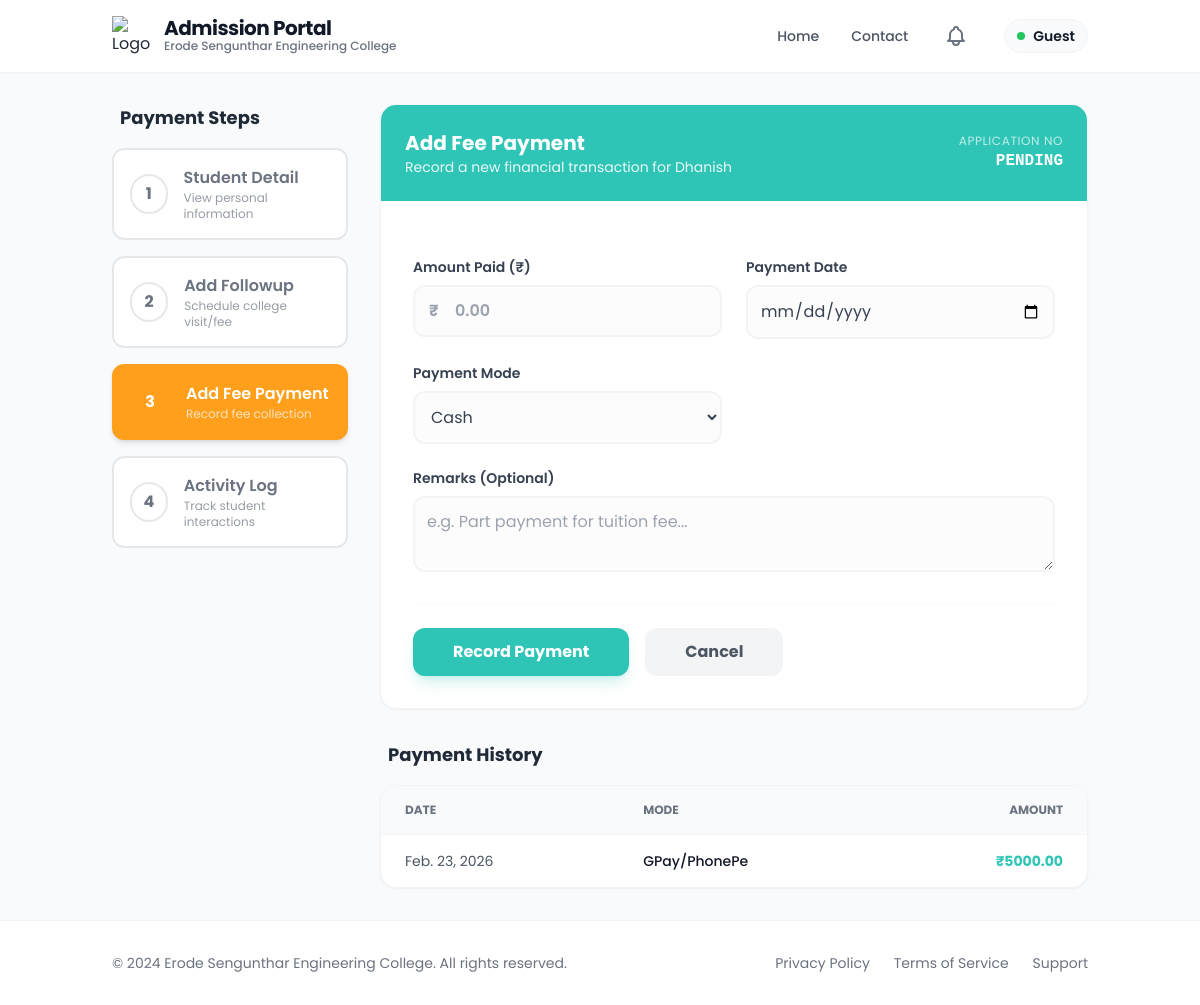
Page /fees/add/1/ on the committed database.
### admission_form/models.py (models this page shows, shortened)
class Admission(models.Model):
    ADMISSION_STATUS_CHOICES = (
        ('enquired', 'Enquired'),
        ('admitted', 'Admitted'),
        ('discontinued', 'Discontinued'),
        ('left', 'Left'),
    )
    admission_status = models.CharField(max_length=20, choices=ADMISSION_STATUS_CHOICES, default='enquired', db_index=True)
    application_number = models.CharField(max_length=100, blank=True, null=True)
    application_date = models.DateField(blank=True, null=True)
    admission_date = models.DateField(blank=True, null=True)
    allotment_number = models.CharField(max_length=100, blank=True, null=True)
    portal_status = models.CharField(max_length=50, blank=True, null=True)
    quota = models.CharField(max_length=50, blank=True, null=True)
    roll_number = models.CharField(max_length=100, blank=True, null=True)
    unique_id = models.CharField(max_length=100, blank=True, null=True)
    umis_number = models.CharField(max_length=100, blank=True, null=True)
    level = models.CharField(max_length=10, blank=True, null=True, db_index=True)
    course = models.CharField(max_length=100, blank=True, null=True)
    branch = models.CharField(max_length=100, blank=True, null=True)
    department_preferences = models.JSONField(default=dict, blank=True, null=True)
    pg_dept = models.CharField(max_length=255, blank=True, null=True)
    is_fg = models.BooleanField(default=False, blank=True, null=True)
    fg_number = models.CharField(max_length=100, blank=True, null=True)
    pmss = models.BooleanField(default=False, blank=True, null=True)
    seven_five = models.BooleanField(default=False, blank=True, null=True)
    student_name = models.CharField(max_length=255, blank=True, null=True)
    dob = models.DateField(blank=True, null=True)
    gender = models.CharField(max_length=10, blank=True, null=True)
    community = models.CharField(max_length=50, blank=True, null=True, db_index=True)
    caste = models.CharField(max_length=100, blank=True, null=True)
    region = models.CharField(max_length=100, blank=True, null=True)
    aadhaar_number = models.CharField(max_length=12, blank=True, null=True)
    father_name = models.CharField(max_length=255, blank=True, null=True)
    mother_name = models.CharField(max_length=255, blank=True, null=True)
    guardian_name = models.CharField(max_length=255, blank=True, null=True)
    father_mobile = models.CharField(max_length=15, blank=True, null=True)
    mother_mobile = models.CharField(max_length=15, blank=True, null=True)
    guardian_mobile = models.CharField(max_length=15, blank=True, null=True)
    email = models.EmailField(blank=True, null=True)
    student_mobile = models.CharField(max_length=15, blank=True, null=True)
    address = models.TextField(blank=True, null=True)
    pincode = models.CharField(max_length=10, blank=True, null=True)
    district = models.CharField(max_length=100, blank=True, null=True, db_index=True)
    state = models.CharField(max_length=100, blank=True, null=True, db_index=True)
    country = models.CharField(max_length=100, blank=True, null=True, db_index=True)
    qualification = models.CharField(max_length=10, blank=True, null=True)
    tenth_total = models.CharField(max_length=50, blank=True, null=True)
    tenth_percentage = models.CharField(max_length=50, blank=True, null=True)
    twelfth_total = models.CharField(max_length=50, blank=True, null=True)
    twelfth_percentage = models.CharField(max_length=50, blank=True, null=True)
    twelfth_major = models.CharField(max_length=255, blank=True, null=True)
    twelth_reg_no = models.CharField(max_length=50, blank=True, null=True)
    maths_marks = models.DecimalField(max_digits=5, decimal_places=2, blank=True, null=True)
    physics_marks = models.DecimalField(max_digits=5, decimal_places=2, blank=True, null=True)
    chemistry_marks = models.DecimalField(max_digits=5, decimal_places=2, blank=True, null=True)
    cutoff_marks = models.DecimalField(max_digits=5, decimal_places=2, blank=True, null=True, db_index=True)
    diploma_total = models.CharField(max_length=50, blank=True, null=True)
    diploma_percentage = models.CharField(max_length=50, blank=True, null=True)
    diploma_major = models.CharField(max_length=255, blank=True, null=True)
    board = models.CharField(max_length=50, blank=True, null=True, db_index=True)
    year_passing = models.IntegerField(blank=True, null=True)
    medium = models.CharField(max_length=50, blank=True, null=True)
    last_school = models.CharField(max_length=255, blank=True, null=True)
    vocational_stream = models.CharField(max_length=255, blank=True, null=True)
    skill_proof = models.FileField(upload_to=af_vocational_upload_path, blank=True, null=True)
    diploma_college = models.CharField(max_length=255, blank=True, null=True)
    diploma_year_passing = models.IntegerField(blank=True, null=True)
    college_address1 = models.CharField(max_length=500, blank=True, null=True)
    college_district = models.CharField(max_length=100, blank=True, null=True)
    college_state = models.CharField(max_length=100, blank=True, null=True)
    college_fee = models.DecimalField(max_digits=10, decimal_places=2, blank=True, null=True)
    hostel_fee = models.DecimalField(max_digits=10, decimal_places=2, blank=True, null=True)
    bus_fee = models.DecimalField(max_digits=10, decimal_places=2, blank=True, null=True)
    other_fee = models.DecimalField(max_digits=10, decimal_places=2, blank=True, null=True)
    paid_fee = models.DecimalField(max_digits=10, decimal_places=2, blank=True, null=True)
    concession_amount = models.DecimalField(max_digits=10, decimal_places=2, blank=True, null=True)
    unpaid_fee = models.DecimalField(max_digits=10, decimal_places=2, blank=True, null=True)
    transaction_id = models.CharField(max_length=50, blank=True, null=True)
    transaction_date = models.DateTimeField(blank=True, null=True)
    had_paid = models.BooleanField(default=False, blank=True, null=True)
    facility_type = models.CharField(max_length=20, blank=True, null=True)
    hostel_name = models.CharField(max_length=100, blank=True, null=True)
    boarding_point = models.CharField(max_length=100, blank=True, null=True)
    bus_needed = models.CharField(max_length=10, blank=True, null=True, db_index=True)
    bus_route = models.CharField(max_length=255, blank=True, null=True)
    hostel_needed = models.CharField(max_length=10, blank=True, null=True, db_index=True)
    hostel_type = models.CharField(max_length=100, blank=True, null=True)
    room_type = models.CharField(max_length=100, blank=True, null=True)
    mess_type = models.CharField(max_length=100, blank=True, null=True)
    hostel_fee_amount = models.DecimalField(max_digits=10, decimal_places=2, blank=True, null=True)
    account_holder_name = models.CharField(max_length=255, blank=True, null=True)
    account_number = models.CharField(max_length=30, blank=True, null=True)
    bank_name = models.CharField(max_length=100, blank=True, null=True)
    ifsc_code = models.CharField(max_length=15, blank=True, null=True)
    bank_branch = models.CharField(max_length=100, blank=True, null=True)
    seeding_status = models.CharField(max_length=50, blank=True, null=True)
    tc = models.FileField(upload_to=af_certificate_upload_path, blank=True, null=True)
    community_cert = models.FileField(upload_to=af_certificate_upload_path, blank=True, null=True)
    aadhaar = models.FileField(upload_to=af_certificate_upload_path, blank=True, null=True)
    tenth_marksheet = models.FileField(upload_to=af_certificate_upload_path, blank=True, null=True)
    twelfth_marksheet = models.FileField(upload_to=af_certificate_upload_path, blank=True, null=True)
    photo = models.FileField(upload_to=af_photo_upload_path, blank=True, null=True)
    created_at = models.DateTimeField(auto_now_add=True, db_index=True)
    class Meta:
        app_label = 'admission_form'

class FeePayment(models.Model):
    student = models.ForeignKey(
        Admission,
        on_delete=models.CASCADE,
        related_name='fee_payments'
    )
    amount = models.DecimalField(max_digits=10, decimal_places=2)
    payment_date = models.DateField()
    payment_mode = models.CharField(max_length=50)
    transaction_id = models.CharField(max_length=100, blank=True, null=True)
    remarks = models.TextField(blank=True, null=True)
    created_at = models.DateTimeField(auto_now_add=True)
    class Meta:
        app_label = 'admission_form'

### admission_form/followup.py (the view, shortened to what this page needs)
# urls.py: path('fees/add/<int:pk>/', followup.add_fee_payment, name='add_fee_payment'),
def add_fee_payment(request, pk):
    student = get_object_or_404(Admission, pk=pk)
    if not student.had_paid:
        student.had_paid = True
        student.save()
    return render(request, 'followup/add_fee_payment.html', {
        'student': student,
        'admission': student,
        'active_step': 'add_fee'
    })

### templates/followup/add_fee_payment.html (shortened to what this page needs)
{% extends 'followup/new_base.html' %}
{% block content %}
<div class="flex flex-col lg:flex-row gap-8">
    <div class="lg:w-1/4">
        <div class="sticky top-24">
            <h3 class="text-lg font-bold mb-4 text-gray-800 px-2">Payment Steps</h3>
            {% include 'followup/stepper.html' %}
        </div>
    </div>
    <div class="lg:w-3/4">
        <div class="bg-white rounded-2xl shadow-sm border border-gray-100 overflow-hidden">
            <div class="p-6 bg-dark text-white">
                <div class="flex justify-between items-center">
                    <div>
                        <h2 class="text-xl font-bold">Add Fee Payment</h2>
                        <p class="text-sm opacity-90">Record a new financial transaction for {{ student.student_name }}
                        </p>
                    </div>
                    <div class="hidden md:block text-right">
                        <p class="text-xs uppercase tracking-wider opacity-70">Application No</p>
                        <p class="font-mono font-bold">{{ student.Application_number|default:"PENDING" }}</p>
                    </div>
                </div>
            </div>
            <form method="POST" class="p-8 space-y-6">
                <div class="grid grid-cols-1 md:grid-cols-2 gap-6">
                    <div class="space-y-2">
                        <label class="block text-sm font-semibold text-gray-700">Amount Paid (₹)</label>
                        <div class="relative group">
                            <span
                                class="absolute left-4 top-1/2 -translate-y-1/2 text-gray-400 font-bold group-focus-within:text-dark transition-colors">₹</span>
                            <input type="number" step="0.01" name="amount" required
                                class="w-full pl-10 pr-4 py-3 rounded-xl border-2 border-gray-100 focus:border-dark focus:ring-0 outline-none transition-all text-gray-700 bg-gray-50/50 font-semibold"
                                placeholder="0.00">
                        </div>
                    </div>
                    <div class="space-y-2">
                        <label class="block text-sm font-semibold text-gray-700">Payment Date</label>
                        <input type="date" name="payment_date" required
                            class="w-full p-3 rounded-xl border-2 border-gray-100 focus:border-dark focus:ring-0 outline-none transition-all text-gray-700 bg-gray-50/50">
                    </div>
                    <div class="space-y-2">
                        <label class="block text-sm font-semibold text-gray-700">Payment Mode</label>
                        <select name="payment_mode" id="paymentMode" required onchange="toggleTransactionField()"
                            class="w-full p-3 rounded-xl border-2 border-gray-100 focus:border-dark focus:ring-0 outline-none transition-all text-gray-700 bg-gray-50/50">
                            <option value="Cash">Cash</option>
                        </select>
                    </div>
                    <div class="space-y-2 md:col-span-2">
                        <label class="block text-sm font-semibold text-gray-700">Remarks (Optional)</label>
                        <textarea name="remarks" rows="2"
                            class="w-full p-3 rounded-xl border-2 border-gray-100 focus:border-dark focus:ring-0 outline-none transition-all text-gray-700 bg-gray-50/50"
                            placeholder="e.g. Part payment for tuition fee..."></textarea>
                    </div>
                </div>
                <div class="pt-6 border-t border-gray-50 flex flex-wrap gap-4">
                    <button type="submit"
                        class="bg-dark text-white px-10 py-3 rounded-xl font-bold hover:bg-dark/90 transition-all shadow-lg shadow-dark/20 hover:scale-[1.02] active:scale-[0.98]">
                        Record Payment
                    </button>
                    <a href="{% url 'admission_form:student_detail' student.id %}"
                        class="bg-gray-100 text-gray-600 px-10 py-3 rounded-xl font-bold hover:bg-gray-200 transition-all">
                        Cancel
                    </a>
                </div>
            </form>
        </div>
        {% if student.fee_payments.all %}
        <div class="mt-8">
            <h3 class="text-lg font-bold text-gray-800 mb-4 px-2">Payment History</h3>
            <div class="bg-white rounded-2xl shadow-sm border border-gray-100 overflow-hidden">
                <table class="w-full text-left">
                    <thead class="bg-gray-50 border-b border-gray-100">
                        <tr>
                            <th class="px-6 py-4 text-xs font-bold text-gray-500 uppercase">Date</th>
                            <th class="px-6 py-4 text-xs font-bold text-gray-500 uppercase">Mode</th>
                            <th class="px-6 py-4 text-xs font-bold text-gray-500 uppercase text-right">Amount</th>
                        </tr>
                    </thead>
                    <tbody class="divide-y divide-gray-50">
                        {% for payment in student.fee_payments.all %}
                        <tr class="hover:bg-gray-50/50 transition-colors">
                            <td class="px-6 py-4 text-sm text-gray-600">{{ payment.payment_date }}</td>
                            <td class="px-6 py-4 text-sm font-medium text-gray-900">{{ payment.payment_mode }}</td>
                            <td class="px-6 py-4 text-sm font-bold text-dark text-right">₹{{ payment.amount }}</td>
                        </tr>
                        {% endfor %}
                    </tbody>
                </table>
            </div>
        </div>
        {% endif %}
    </div>
</div>
{% endblock %}

### rows in the picture
Admission: student_name "Dhanish"
FeePayment: payment_date "Feb. 23, 2026", payment_mode "GPay/PhonePe", amount "5000.00"

### other values in the picture
{{ user.username|default:"Guest" }} "Guest"
{{ student.Application_number|default:"PENDING" }} "PENDING"
